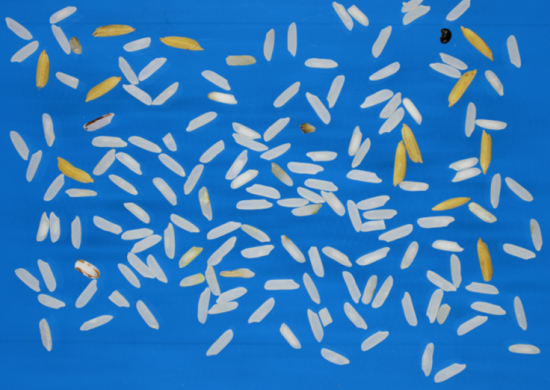
#> input picture REO 2 - FELIPE/arroz.png, 550 x 390 px
$ python 'REO2 -exercicio.py'
#> lines starting #> are read from the running program, lines starting #| are printed output that depends on the picture; after the words box and inside, x2 and y2 are one past the last pixel; in counts of white or black regions, pixels touching at a corner belong together
########################################################################################################################
# DATA: 29/07/2020
# ALUNO: FELIPE PEREIRA CARDOSO
# E-MAIL: ffulipe@gmail.com
# GITHUB: FFULIPE
# DISCIPLINA: VISÃO COMPUTACIONAL NO MELHORAMENTO DE PLANTAS
# PROFESSOR: VINÍCIUS QUINTÃO CARNEIRO
########################################################################################################################
import numpy as np
import cv2
from matplotlib import pyplot as plt
#EXERCÍCIO 01:
#Selecione uma imagem a ser utilizada no trabalho prático e realize os seguintes processos utilizando o pacote OPENCV do Python:
#a) Apresente a imagem e as informações de número de linhas e colunas; número de canais e número total de pixels;

obj_img = cv2.imread("arroz.png",1)
#> obj_img is the input picture: shape (390, 550, 3); mean B, G, R 190.7, 123.5, 49
print (obj_img)
#> (printed output is left out)
obj_img = cv2.cvtColor(obj_img,cv2.COLOR_BGR2RGB) #converte de BGR pra RGB
#apresentando imagem através do matplotlib
plt.figure("ARROZ")
plt.imshow (obj_img)
#plt.xticks([]) # Eliminar o eixo X
#plt.yticks([]) # Eliminar o eixo Y
plt.title("Arroz - GroundEye")
plt.show()
#obtendo informações
print('INFORMAÇÕES ÚTEIS:')
lin,col, canais = np.shape(obj_img)
#> lin = 390; col = 550; canais = 3
print("Tipo: ",obj_img.dtype)
#| Tipo:  uint8
print("Dimensão: " +str(lin)+'x'+str(col))
#| Dimensão: 390x550
print('Largura: '+str(col))
#| Largura: 550
print('Altura: '+str(lin))
#| Altura: 390
print('Canais: '+str(canais))
#| Canais: 3
print('Número total de pixels: '+str(lin*col))
#| Número total de pixels: 214500
#b) Faça um recorte da imagem para obter somente a área de interesse. Utilize esta imagem para a solução das próximas alternativas;
img_recorte = obj_img[109:370,160:433]
plt.figure("ARROZ")
plt.imshow (img_recorte)
#plt.xticks([]) # Eliminar o eixo X
#plt.yticks([]) # Eliminar o eixo Y
plt.title("Arroz GroundEye")
plt.show()
# Salvar imagem
cv2.imwrite('arroz_recorte.png',img_recorte)
#c) Converta a imagem colorida para uma de escala de cinza (intensidade) e a apresente utilizando os mapas de cores “Escala de Cinza” e “JET”;
img_cinza = cv2.cvtColor(img_recorte,cv2.COLOR_RGB2GRAY)
plt.figure('Imagens')
plt.subplot(1,3,3)
plt.imshow(img_cinza,cmap="gray") # https://matplotlib.org/3.1.0/tutorials/colors/colormaps.html
plt.title("Escala de Cinza")
plt.colorbar(orientation = 'horizontal')

plt.subplot(1,3,2)
plt.imshow(img_cinza,cmap="jet") # https://matplotlib.org/3.1.0/tutorials/colors/colormaps.html
plt.title('JET')
plt.colorbar(orientation = 'horizontal')
plt.subplot(1,3,1)
plt.imshow(img_recorte) # https://matplotlib.org/3.1.0/tutorials/colors/colormaps.html
plt.title("ORIGINAL")
plt.colorbar(orientation = 'horizontal')
plt.show()
#d) Apresente a imagem em escala de cinza e o seu respectivo histograma; Relacione o histograma e a imagem.
hist_cinza = cv2.calcHist([img_cinza],[0],None,[256],[0,256])
#> hist_cinza = 256 values, max 4897 at index 92, min 0 at index 0, mean 278.3
plt.figure('Histograma')
plt.subplot(2,1,1)
plt.imshow(img_cinza,cmap="gray") # https://matplotlib.org/3.1.0/tutorials/colors/colormaps.html
plt.title("Escala de Cinza")
plt.colorbar(orientation = 'horizontal')

plt.subplot(2,1,2)
plt.plot(hist_cinza,color = 'black')
plt.title("Histograma Cinza")
plt.xlim([0,256])
plt.xlabel("Valores Pixels")
plt.ylabel("Número de Pixels")
plt.show()
#> figure, not shown here; panel 3: curve peaks at x = 92, y = 4897

#e) Utilizando a imagem em escala de cinza (intensidade) realize a segmentação da imagem de modo a remover o fundo da imagem utilizando um limiar manual e o limiar obtido pela técnica
#de Otsu. Nesta questão apresente o histograma com marcação dos limiares utilizados, a imagem limiarizada (binarizada) e a imagem colorida final obtida da segmentação. Explique
#os resultados.

#THRESHOLD MANUAL
limiar_cinza = 110
(L, img_limiar) = cv2.threshold(img_cinza,limiar_cinza,255,cv2.THRESH_BINARY)
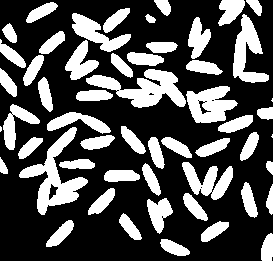
#> img_limiar: shape (261, 273); 31.5% white; 54 white regions (3 under 20 px), largest, box (x1, y1, x2, y2) and area: (19, 127, 88, 215) 1895, (86, 69, 186, 108) 1811, (186, 86, 238, 123) 1220
#> L = 110
(L, img_limiar_inv) = cv2.threshold(img_cinza,limiar_cinza,255,cv2.THRESH_BINARY_INV)
plt.figure('Thresholding - MANUAL')
plt.subplot(2,3,1)
plt.imshow(img_recorte)
plt.title('RGB')

plt.subplot(2,3,2)
plt.imshow(img_cinza,cmap='gray')
plt.title('Escala de Cinza')

plt.subplot(2,3,3)
plt.plot(hist_cinza,color = 'black')
plt.axvline(x=limiar_cinza,color = 'r')
plt.title("Histograma - Cinza")
plt.xlim([0,256])
plt.xlabel("Valores Pixels")
plt.ylabel("Número de Pixels")

plt.subplot(2,3,4)
plt.imshow(img_limiar,cmap='gray')
plt.title('Binário - L: ' + str(limiar_cinza))

plt.subplot(2,3,5)
plt.imshow(img_limiar_inv,cmap='gray')
plt.title('Binário Invertido: L: ' + str(limiar_cinza))
plt.show()
#> figure, not shown here; panel 3: curve peaks at x = 92, y = 4897

# Limiarização - Thresholding - OTSU

(L,img_otsu) = cv2.threshold(img_cinza,0,255,cv2.THRESH_BINARY+cv2.THRESH_OTSU)
#> img_otsu: shape (261, 273); 27.9% white; 61 white regions (4 under 20 px), largest, box (x1, y1, x2, y2) and area: (20, 127, 87, 215) 1695, (117, 70, 185, 107) 1310, (187, 86, 237, 123) 1112
#> L = 137
plt.figure('Thresholding - OTSU')
plt.subplot(2,2,1)
plt.imshow(img_recorte)
plt.xticks([])
plt.yticks([])
plt.title('RGB')


plt.subplot(2,2,3)
plt.plot(hist_cinza,color = 'black')
plt.axvline(x=L,color = 'r')
plt.title("Histograma - Cinza")
plt.xlim([0,256])
plt.xlabel("Valores Pixels")
plt.ylabel("Número de Pixels")

plt.subplot(2,2,4)
plt.imshow(img_otsu,cmap='gray')
plt.title('OTSU - L: ' + str(L))
plt.xticks([])
plt.yticks([])

plt.show()
#> figure, not shown here; panel 2: curve peaks at x = 92, y = 4897
#Segmentação
img_segmentada_manual = cv2.bitwise_and(img_recorte,img_recorte,mask=img_limiar)
img_segmentada = cv2.bitwise_and(img_recorte,img_recorte,mask=img_otsu)
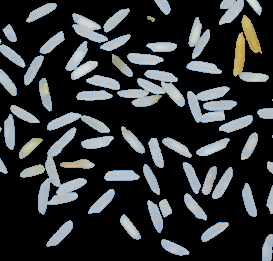
#> img_segmentada: shape (261, 273, 3); mean R, G, B 48.4, 51.8, 53.3
cv2.imwrite('arroz_segmentada.png',img_segmentada_manual)
cv2.imwrite('arroz_segmentada_otsu.png',img_segmentada)

plt.figure('Segmentação')
plt.subplot(2,2,1)
plt.imshow(img_recorte)
plt.title('RGB')
plt.xticks([])
plt.yticks([])

plt.subplot(2,2,2)
plt.imshow(img_cinza,cmap="gray")
plt.title("Escala de Cinza")
plt.xticks([])
plt.yticks([])

plt.subplot(2,2,3)
plt.imshow(img_segmentada_manual)
plt.title('MANUAL')
plt.xticks([])
plt.yticks([])

plt.subplot(2,2,4)
plt.imshow(img_segmentada_manual)
plt.title('OTSU')
plt.xticks([])
plt.yticks([])
plt.show()

#f) Apresente uma figura contento a imagem selecionada nos sistemas RGB, Lab, HSV e YCrCb.
img_lab = cv2.cvtColor(img_recorte,cv2.COLOR_RGB2LAB)
#> img_lab: shape (261, 273, 3); mean of channels 0, 1, 2 138.3, 132.7, 90
img_hsv = cv2.cvtColor(img_recorte,cv2.COLOR_RGB2HSV)
#> img_hsv: shape (261, 273, 3); mean H, S, V 101, 177, 195.9
img_ycrcb = cv2.cvtColor(img_recorte,cv2.COLOR_RGB2YCR_CB)
#> img_ycrcb: shape (261, 273, 3); mean of channels 0, 1, 2 117.7, 87.8, 171.2
plt.figure('Segmentação')
plt.subplot(2,2,1)
plt.imshow(img_recorte)
plt.title('RGB')
plt.xticks([])
plt.yticks([])

plt.subplot(2,2,2)
plt.imshow(img_hsv)
plt.title("HSV")
plt.xticks([])
plt.yticks([])

plt.subplot(2,2,3)
plt.imshow(img_lab)
plt.title('LAB')
plt.xticks([])
plt.yticks([])

plt.subplot(2,2,4)
plt.imshow(img_ycrcb)
plt.title('YCrCb')
plt.xticks([])
plt.yticks([])
plt.show()

#g) Apresente uma figura para cada um dos sistemas de cores (RGB, HSV, Lab e YCrCb) contendo a imagem de
# cada um dos canais e seus respectivos histogramas.

#RGB
hist_r = cv2.calcHist([img_recorte],[0],None,[256],[0,256])
#> hist_r = 256 values, max 7181 at index 12, min 0 at index 0, mean 278.3
hist_g = cv2.calcHist([img_recorte],[1],None,[256],[0,256])
#> hist_g = 256 values, max 4500 at index 111, min 0 at index 0, mean 278.3
hist_b = cv2.calcHist([img_recorte],[2],None,[256],[0,256])
#> hist_b = 256 values, max 5412 at index 198, min 0 at index 0, mean 278.3

plt.figure('IMAGEM 1 G')
plt.subplot(3,3,2)
plt.imshow(img_recorte)
plt.title("RGB")
plt.xticks([])
plt.yticks([])

plt.subplot(3,3,4)
plt.imshow(img_recorte[:,:,0],cmap='gray')
plt.title("R")
plt.xticks([])
plt.yticks([])

plt.subplot(3,3,7)
plt.plot(hist_r,color = 'r')
plt.title("Histograma - R")
plt.xlim([0,256])
plt.xlabel("Valores Pixels")
plt.ylabel("Número de Pixels")

plt.subplot(3,3,5)
plt.imshow(img_recorte[:,:,1],cmap='gray')
plt.title("G")
plt.xticks([])
plt.yticks([])

plt.subplot(3,3,8)
plt.plot(hist_g,color = 'g')
plt.title("Histograma - G")
plt.xlim([0,256])
plt.xlabel("Valores Pixels")
plt.ylabel("Número de Pixels")

plt.subplot(3,3,6)
plt.imshow(img_recorte[:,:,2],cmap='gray')
plt.title("B")
plt.xticks([])
plt.yticks([])

plt.subplot(3,3,9)
plt.plot(hist_b,color = 'blue')
plt.title("Histograma - B")
plt.xlim([0,256])
plt.xlabel("Valores Pixels")
plt.ylabel("Número de Pixels")

plt.show()
#> figure, not shown here; panel 3: curve peaks at x = 12, y = 7181; panel 5: curve peaks at x = 111, y = 4500; panel 7: curve peaks at x = 198, y = 5412

#LAB
hist_L = cv2.calcHist([img_lab],[0],None,[256],[0,256])
#> hist_L = 256 values, max 5822 at index 119, min 0 at index 0, mean 278.3
hist_a = cv2.calcHist([img_lab],[1],None,[256],[0,256])
#> hist_a = 256 values, max 26724 at index 136, min 0 at index 0, mean 278.3
hist_b = cv2.calcHist([img_lab],[2],None,[256],[0,256])
#> hist_b = 256 values, max 19054 at index 75, min 0 at index 0, mean 278.3

plt.figure('IMAGEM 2 G')
plt.subplot(3,3,2)
plt.imshow(img_lab)
plt.title("Lab")
plt.xticks([])
plt.yticks([])

plt.subplot(3,3,4)
plt.imshow(img_lab[:,:,0],cmap='gray')
plt.title("L")
plt.xticks([])
plt.yticks([])

plt.subplot(3,3,7)
plt.plot(hist_L)
plt.title("Histograma - L")
plt.xlim([0,256])
plt.xlabel("Valores Pixels")
plt.ylabel("Número de Pixels")

plt.subplot(3,3,5)
plt.imshow(img_lab[:,:,1],cmap='gray')
plt.title("a")
plt.xticks([])
plt.yticks([])

plt.subplot(3,3,8)
plt.plot(hist_g)
plt.title("Histograma - a")
plt.xlim([0,256])
plt.xlabel("Valores Pixels")
plt.ylabel("Número de Pixels")

plt.subplot(3,3,6)
plt.imshow(img_lab[:,:,2],cmap='gray')
plt.title("b")
plt.xticks([])
plt.yticks([])

plt.subplot(3,3,9)
plt.plot(hist_b)
plt.title("Histograma - b")
plt.xlim([0,256])
plt.xlabel("Valores Pixels")
plt.ylabel("Número de Pixels")

plt.show()
#> figure, not shown here; panel 3: curve peaks at x = 119, y = 5822; panel 5: curve peaks at x = 111, y = 4500; panel 7: curve peaks at x = 75, y = 19054
#HSV
hist_H = cv2.calcHist([img_hsv],[0],None,[256],[0,256])
#> hist_H = 256 values, max 48264 at index 104, min 0 at index 0, mean 278.3
hist_S = cv2.calcHist([img_hsv],[1],None,[256],[0,256])
#> hist_S = 256 values, max 7068 at index 239, min 0 at index 0, mean 278.3
hist_V = cv2.calcHist([img_hsv],[2],None,[256],[0,256])
#> hist_V = 256 values, max 5450 at index 198, min 0 at index 0, mean 278.3

plt.figure('IMAGEM 3 G')
plt.subplot(3,3,2)
plt.imshow(img_hsv)
plt.title("HSV")
plt.xticks([])
plt.yticks([])

plt.subplot(3,3,4)
plt.imshow(img_hsv[:,:,0],cmap='gray')
plt.title("Hue")
plt.xticks([])
plt.yticks([])

plt.subplot(3,3,7)
plt.plot(hist_H)
plt.title("Histograma - Hue")
plt.xlim([0,256])
plt.xlabel("Valores Pixels")
plt.ylabel("Número de Pixels")

plt.subplot(3,3,5)
plt.imshow(img_hsv[:,:,1],cmap='gray')
plt.title("Saturation")
plt.xticks([])
plt.yticks([])

plt.subplot(3,3,8)
plt.plot(hist_S)
plt.title("Histograma - Saturation")
plt.xlim([0,256])
plt.xlabel("Valores Pixels")
plt.ylabel("Número de Pixels")

plt.subplot(3,3,6)
plt.imshow(img_hsv[:,:,2],cmap='gray')
plt.title("Value")
plt.xticks([])
plt.yticks([])

plt.subplot(3,3,9)
plt.plot(hist_V)
plt.title("Histograma - Value")
plt.xlim([0,256])
plt.xlabel("Valores Pixels")
plt.ylabel("Número de Pixels")

plt.show()
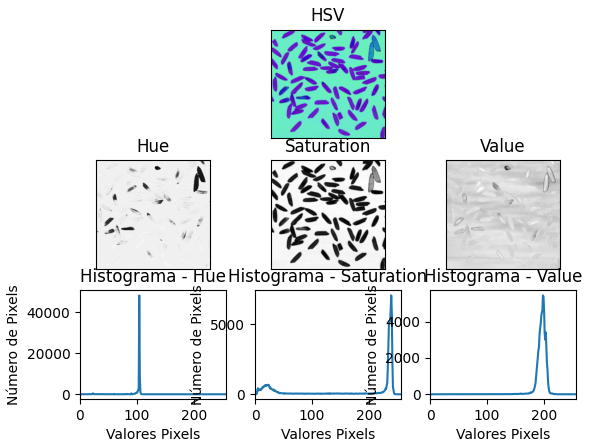
#> figure drawn by matplotlib, 7 panels; panel 3: curve peaks at x = 104, y = 48264; panel 5: curve peaks at x = 239, y = 7068; panel 7: curve peaks at x = 198, y = 5450

#YCrCb
hist_Y = cv2.calcHist([img_ycrcb],[0],None,[256],[0,256])
#> hist_Y = 256 values, max 4898 at index 92, min 0 at index 0, mean 278.3
hist_Cr = cv2.calcHist([img_ycrcb],[1],None,[256],[0,256])
#> hist_Cr = 256 values, max 15383 at index 73, min 0 at index 0, mean 278.3
hist_Cb = cv2.calcHist([img_ycrcb],[2],None,[256],[0,256])
#> hist_Cb = 256 values, max 16493 at index 188, min 0 at index 0, mean 278.3

plt.figure('IMAGEM 4 G')
plt.subplot(3,3,2)
plt.imshow(img_ycrcb)
plt.title("YCrCb")
plt.xticks([])
plt.yticks([])

plt.subplot(3,3,4)
plt.imshow(img_ycrcb[:,:,0],cmap='gray')
plt.title("Y")
plt.xticks([])
plt.yticks([])

plt.subplot(3,3,7)
plt.plot(hist_Y)
plt.title("Histograma - Y")
plt.xlim([0,256])
plt.xlabel("Valores Pixels")
plt.ylabel("Número de Pixels")

plt.subplot(3,3,5)
plt.imshow(img_ycrcb[:,:,1],cmap='gray')
plt.title("Cr")
plt.xticks([])
plt.yticks([])

plt.subplot(3,3,8)
plt.plot(hist_Cr)
plt.title("Histograma - Cr")
plt.xlim([0,256])
plt.xlabel("Valores Pixels")
plt.ylabel("Número de Pixels")

plt.subplot(3,3,6)
plt.imshow(img_ycrcb[:,:,2],cmap='gray')
plt.title("Cb")
plt.xticks([])
plt.yticks([])

plt.subplot(3,3,9)
plt.plot(hist_Cb)
plt.title("Histograma - Cb")
plt.xlim([0,256])
plt.xlabel("Valores Pixels")
plt.ylabel("Número de Pixels")

plt.show()
#> figure, not shown here; panel 3: curve peaks at x = 92, y = 4898; panel 5: curve peaks at x = 73, y = 15383; panel 7: curve peaks at x = 188, y = 16493

#h) Encontre o sistema de cor e o respectivo canal que propicie melhor segmentação da imagem
#de modo a remover o fundo da imagem utilizando limiar manual e limiar obtido pela técnica
#de Otsu. Nesta questão apresente o histograma com marcação dos limiares utilizados, a
#imagem limiarizada (binarizada) e a imagem colorida final obtida da segmentação. Explique
#os resultados e sua escolha pelo sistema de cor e canal utilizado na segmentação. Nesta
#questão apresente a imagem limiarizada (binarizada) e a imagem colorida final obtida da
#segmentação.

r,g,b = cv2.split(img_recorte)
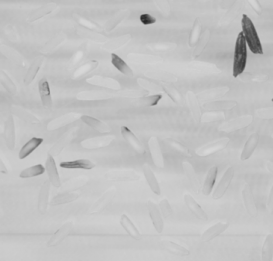
#> b: shape (261, 273); min 38, max 216, mean 194.4
hist_r = cv2.calcHist([r],[0], None, [256],[0,256])
# Limiarização - Thresholding
limiar_cinza = 140
(Lm, img_limiar_manual) = cv2.threshold(r,limiar_cinza,255,cv2.THRESH_BINARY)
#> img_limiar_manual: shape (261, 273); 25.1% white; 62 white regions (4 under 20 px), largest, box (x1, y1, x2, y2) and area: (38, 128, 87, 214) 1336, (117, 70, 185, 107) 1181, (234, 15, 268, 82) 995
#> Lm = 140
(L, img_limiar) = cv2.threshold(r,0,255,cv2.THRESH_BINARY+cv2.THRESH_OTSU)
#> img_limiar: shape (261, 273); 28.2% white; 60 white regions (4 under 20 px), largest, box (x1, y1, x2, y2) and area: (20, 127, 87, 215) 1692, (117, 70, 185, 107) 1317, (233, 14, 269, 82) 1122
#> L = 95
img_segmentada_r = cv2.bitwise_and(img_recorte,img_recorte,mask=img_limiar)
img_segmentada_rmanual = cv2.bitwise_and(img_recorte,img_recorte,mask=img_limiar_manual)

plt.figure('Thresholding')
plt.subplot(2,2,1)
plt.imshow(img_recorte)
plt.title('RGB')
plt.xticks([])
plt.yticks([])

plt.subplot(2,2,2)
plt.imshow(r,cmap='gray')
plt.title('RGB - r')
plt.xticks([])
plt.yticks([])

plt.subplot(2,2,3)
plt.plot(hist_r,color = 'black')
plt.axvline(x=L,color = 'r')
plt.title("Histograma - r")
plt.xlim([0,256])
plt.xlabel("Valores Pixels")
plt.ylabel("Número de Pixels")

plt.subplot(2,2,4)
plt.imshow(img_limiar,cmap='gray')
plt.title('Limiar: ' + str(L))
plt.xticks([])
plt.yticks([])

plt.show()
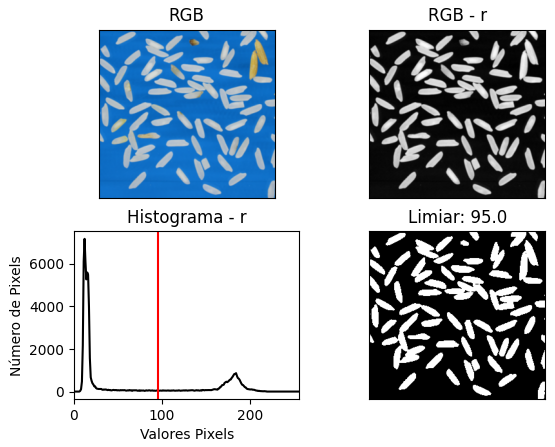
#> figure drawn by matplotlib, 4 panels; panel 3: curve peaks at x = 12, y = 7181

plt.figure('Imagemsegmentada')
plt.subplot(1,2,1)
plt.imshow(img_segmentada_r)
plt.title('Imagem segmentada pelo canal R (OTSU)')
plt.xticks([])
plt.yticks([])

plt.subplot(1,2,2)
plt.imshow(img_segmentada_rmanual)
plt.title('Imagem segmentada pelo canal R (MANUAL)')
plt.xticks([])
plt.yticks([])
plt.show()

#i) Obtenha o histograma de cada um dos canais da imagem em RGB, utilizando como mascara
#a imagem limiarizada (binarizada) da letra h.

hist_arroz_r = cv2.calcHist([img_segmentada_r],[0],img_limiar,[256],[0,256])
#> hist_arroz_r = 256 values, max 865 at index 184, min 0 at index 0, mean 78.44
hist_arroz_g = cv2.calcHist([img_segmentada_r],[1],img_limiar,[256],[0,256])
#> hist_arroz_g = 256 values, max 1028 at index 193, min 0 at index 0, mean 78.44
hist_arroz_b = cv2.calcHist([img_segmentada_r],[2],img_limiar,[256],[0,256])
#> hist_arroz_b = 256 values, max 1387 at index 198, min 0 at index 0, mean 78.44

plt.figure('Exercicio I')
plt.subplot(3,3,2)
plt.imshow(img_segmentada_r)
plt.title('Imagem segmentada')
plt.xticks([])
plt.yticks([])

plt.subplot(3,3,4)
plt.imshow(img_segmentada[:,:,0],cmap = 'gray')
plt.title('Segmentada - R')
plt.xticks([])
plt.yticks([])

plt.subplot(3,3,5)
plt.imshow(img_segmentada[:,:,1],cmap = 'gray')
plt.title('Segmentada - G')
plt.xticks([])
plt.yticks([])

plt.subplot(3,3,6)
plt.imshow(img_segmentada[:,:,2],cmap = 'gray')
plt.title('Segmentada - B')
plt.xticks([])
plt.yticks([])

plt.subplot(3,3,7)
plt.plot(hist_arroz_r,color = 'r')
plt.title("Histograma - R")
plt.xlim([0,256])
plt.xlabel("Valores Pixels")
plt.ylabel("Número de Pixels")

plt.subplot(3,3,8)
plt.plot(hist_arroz_g,color = 'g')
plt.title("Histograma - G")
plt.xlim([0,256])
plt.xlabel("Valores Pixels")
plt.ylabel("Número de Pixels")

plt.subplot(3,3,9)
plt.plot(hist_arroz_b,color = 'b')
plt.title("Histograma - B")
plt.xlim([0,256])
plt.xlabel("Valores Pixels")
plt.ylabel("Número de Pixels")

plt.show()
#> figure, not shown here; panel 5: curve peaks at x = 184, y = 865; panel 6: curve peaks at x = 193, y = 1028; panel 7: curve peaks at x = 198, y = 1387


#j) Realize operações aritméticas na imagem em RGB de modo a realçar os aspectos de seu interesse.
# Exemplo (2*R-0.5*G). Explique a sua escolha pelas operações aritméticas. Segue abaixo algumas sugestões')

imgOPR1 = 1.7* img_recorte[:, :, 0] - 1.2* img_recorte[:, :, 1]
imgOPR = imgOPR1.astype(np.uint8) #convertendo para inteiro de 8bit
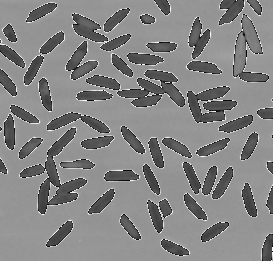
#> imgOPR: shape (261, 273); min 0, max 255, mean 132.4
histw = cv2.calcHist([imgOPR], [0], None, [256], [0, 256])
#> histw = 256 values, max 8536 at index 150, min 2 at index 141, mean 278.3
(M, img_OTSU) = cv2.threshold(imgOPR, 0, 256, cv2.THRESH_BINARY_INV+cv2.THRESH_OTSU)
#> img_OTSU: shape (261, 273); 26.5% white; 61 white regions (4 under 20 px), largest, box (x1, y1, x2, y2) and area: (20, 128, 87, 214) 1650, (117, 70, 185, 107) 1286, (187, 86, 237, 123) 1086
#> M = 113
img_SEGM = cv2.bitwise_and(img_recorte, img_recorte, mask=img_OTSU)

# Apresentando a imagem
plt.figure('Imagem 1.j')
plt.subplot(2, 3, 1)
plt.imshow(img_recorte, cmap='gray')
plt.title('RGB')

plt.subplot(2, 3, 2)
plt.imshow(imgOPR, cmap='gray')
plt.title('1,7R - 1,2*G')

plt.subplot(2, 3, 3)
plt.plot(histw, color='black')
# plt.axline(x=M, color='black')
plt.xlim([0, 256])
plt.xlabel('Valores de pixels')
plt.xlabel('Número de pixels')

plt.subplot(2, 3, 4)
plt.imshow(img_OTSU, cmap='gray')
plt.title('Imagem binária')

plt.subplot(2, 3, 5)
plt.imshow(img_SEGM, cmap='gray')
plt.title('Imagem segmentada com mascara')
plt.xticks([])
plt.yticks([])
plt.show()
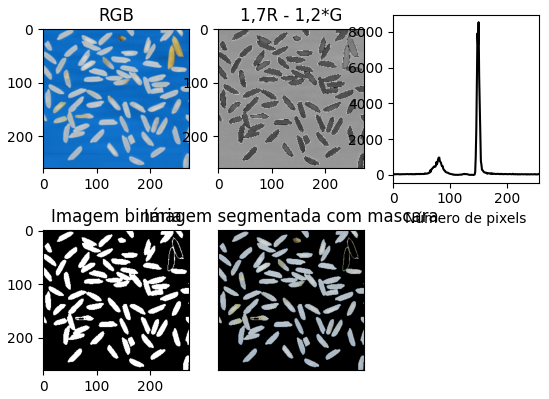
#> figure drawn by matplotlib, 5 panels; panel 3: curve peaks at x = 150, y = 8536
print('-'*50)
print(' ')
